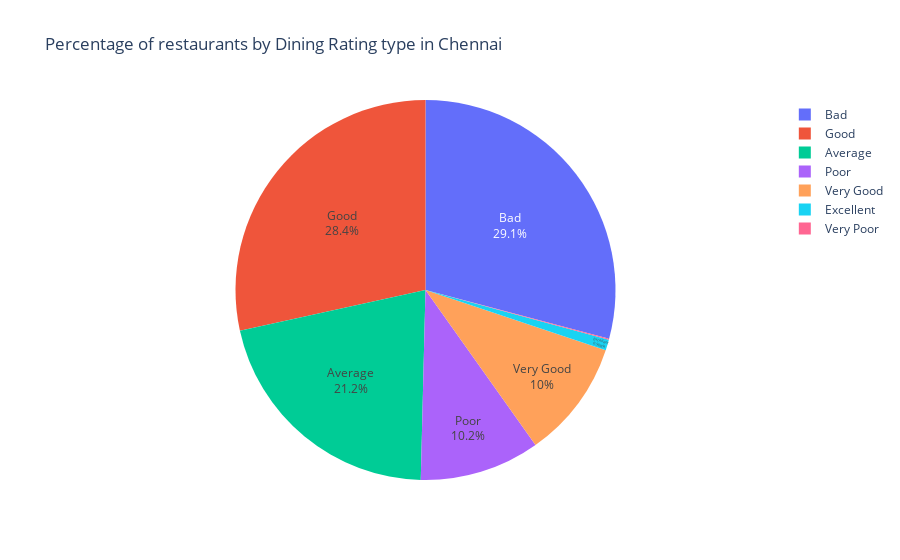

The code cell stored with this chart in its notebook:
### Code cell
fig=px.pie(rating_df1,names = 'Dining_rating_type', values='count',color='Dining_rating_type',title=
           'Percentage of restaurants by Dining Rating type in Chennai').update_traces(textposition='inside',textinfo='percent+label')
fig.show()

### Figure 1 — Plotly figure (JSON) as saved in the notebook; plotly's stock layout.template omitted (floating-point values rounded to 4 significant figures)
{"data": [{"customdata": [["Bad"], ["Good"], ["Average"], ["Poor"], ["Very Good"], ["Excellent"], ["Very Poor"]], "domain": {"x": [0, 1], "y": [0, 1]}, "hovertemplate": "Dining_rating_type=%{customdata[0]}<br>count=%{value}<extra></extra>", "labels": ["Bad", "Good", "Average", "Poor", "Very Good", "Excellent", "Very Poor"], "legendgroup": "", "marker": {"colors": ["#636efa", "#EF553B", "#00cc96", "#ab63fa", "#FFA15A", "#19d3f3", "#FF6692"]}, "name": "", "showlegend": true, "textinfo": "percent+label", "textposition": "inside", "type": "pie", "values": [1801, 1758, 1308, 632, 621, 56, 5]}], "layout": {"autosize": true, "legend": {"tracegroupgap": 0}, "title": {"text": "Percentage of restaurants by Dining Rating type in Chennai"}}}
